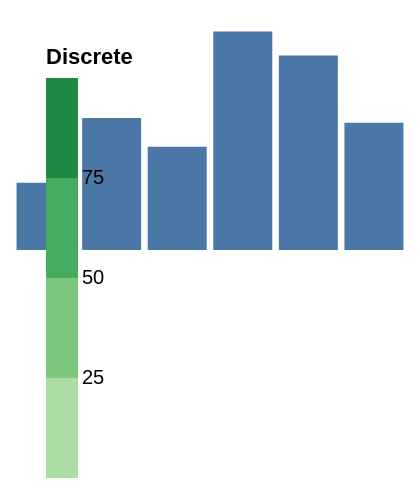

Write a Vega-Lite specification for this figure.
### Vega specification from a JSON file in a GitHub repository (floating-point values rounded to 4 significant figures)
{"width": 200, "height": 120, "padding": 5, "data": [{"name": "t", "values": [{"a": "Alpha", "b": 28, "c": "x", "d": 1}, {"a": "Bravo", "b": 55, "c": "y", "d": 2}, {"a": "Charlie", "b": 43, "c": "x", "d": 3}, {"a": "Delta", "b": 91, "c": "z", "d": 4}, {"a": "Echo", "b": 81, "c": "y", "d": 5}, {"a": "Foxtrot", "b": 53, "c": "z", "d": 6}]}], "scales": [{"name": "x", "type": "band", "domain": {"data": "t", "field": "a"}, "range": "width", "padding": 0.1}, {"name": "y", "type": "linear", "domain": {"data": "t", "field": "b"}, "range": "height", "nice": true}, {"name": "color", "type": "ordinal", "domain": {"data": "t", "field": "c"}, "range": {"scheme": "category10"}}, {"name": "ramp", "type": "linear", "domain": {"data": "t", "field": "d"}, "range": {"scheme": "blues"}}, {"name": "size", "type": "linear", "domain": {"data": "t", "field": "b"}, "range": [10, 200]}, {"name": "shape", "type": "ordinal", "domain": {"data": "t", "field": "c"}, "range": "symbol"}, {"name": "quant", "type": "quantize", "domain": [0, 100], "range": {"scheme": "greens", "count": 4}}], "marks": [{"type": "rect", "from": {"data": "t"}, "encode": {"enter": {"x": {"scale": "x", "field": "a"}, "width": {"scale": "x", "band": 1}, "y": {"scale": "y", "field": "b"}, "y2": {"scale": "y", "value": 0}}}}], "legends": [{"fill": "quant", "type": "gradient", "title": "Discrete", "orient": "top-left"}]}
